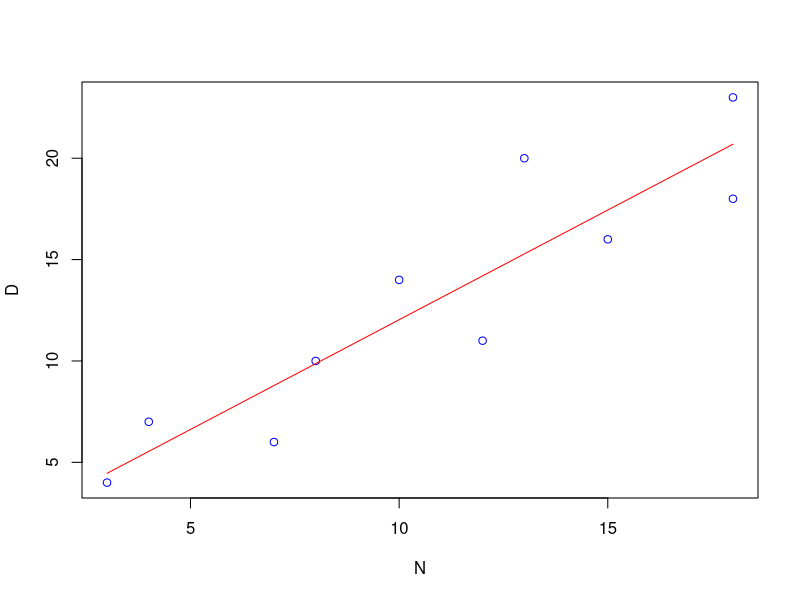

Here is the R script that generated this plot:
#The following scores represent a nurse's assessment (N) and a physician's assessment (D) of the condition of 10 patients at the time of admission to a trauma center.
#N : 18, 13, 18, 15, 10, 12, 8, 4, 7, 3
#D : 23, 20, 18, 16, 14, 11, 10, 7, 6, 4
#Write an R script to perform a least-square fit to a straight line through this data to express D as a function of N.
#Plot the data points and the fitted straight line on the same graph with different colors. Write the slope and intercept values on the graph.
#linear regression without error bar
#i.e. all data points have same variance

N = c(18, 13, 18, 15, 10, 12, 8, 4, 7, 3)
D = c(23, 20, 18, 16, 14, 11, 10, 7, 6, 4)
if(!length(N)==length(D))
{
	print("Inequal number of data points")
	on.exit()
}	
n=length(N)
delta=(sum(N^2)*n)-((sum(N))^2)
print(delta)

b0=((sum(D))*(sum(N^2)))-((sum(N))*(sum(N*D)))
b0=b0/delta
print(b0)

b1=n*(sum(N*D))-(sum(N)*sum(D))
b1=b1/delta
print(b1)

Dfitted=b0+(b1*N)
print(Dfitted)

plot(N,D,col="blue")
lines(N,Dfitted,col="red")
ybar=mean(D)
rsq=sum((Dfitted-ybar)^2)/sum((D-ybar)^2)
print(paste("r square=",rsq))
